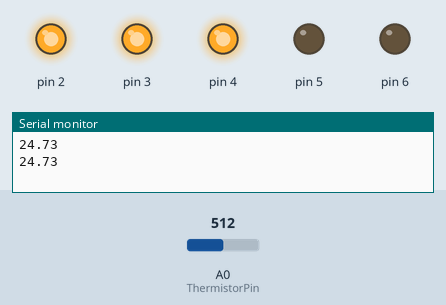
Simulated run of this sketch. Board: Arduino Uno, built with avr-gcc and run on an emulated ATmega328P. Shown: output pins drawn as LEDs (lit = HIGH), the last lines printed to the serial monitor. Inputs (shaded band) come from the test bench; at power-on: A0 (ThermistorPin) = 512.

Above: at 2.8 s.
2.9 s: A0 (ThermistorPin) set to 523
At 5.8 s:
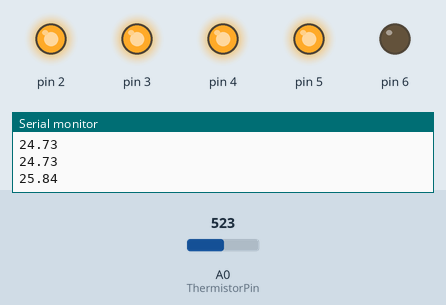
6.5 s: A0 (ThermistorPin) set to 545
10.2 s: A0 (ThermistorPin) set to 576
At 14.2 s:
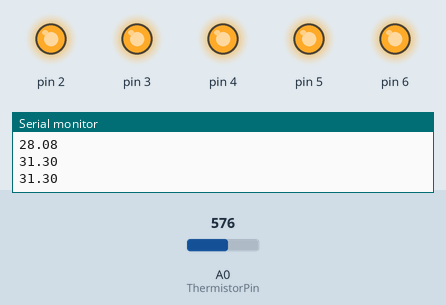
14.5 s: A0 (ThermistorPin) set to 306
At 17.5 s:
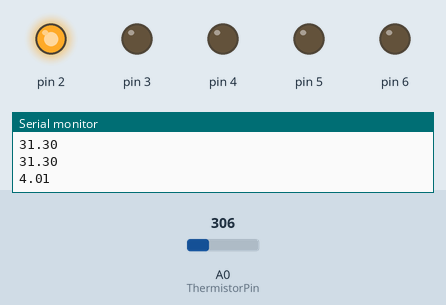
18.5 s: A0 (ThermistorPin) set to 395
22.2 s: A0 (ThermistorPin) set to 429
At 26.1 s:
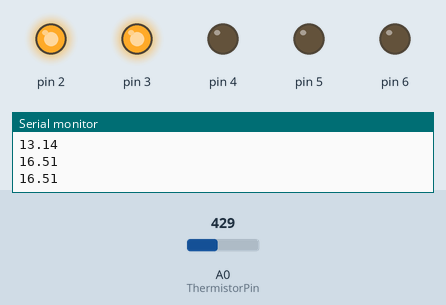
Timing chart, 0 to 27.5 s (numbered marks = the images above; inputs shaded):
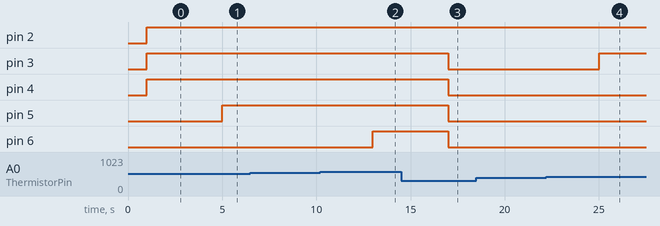

The sketch:

temperatura_leds.ino
```cpp
  unsigned long delayEnvio;
  int ThermistorPin = 0;
  int Vo;
  float R1 = 10000;
  float logR2, R2, T;
  float c1 = 1.009249522e-03, c2 = 2.378405444e-04, c3 = 2.019202697e-07;

void setup() {
  pinMode(2, OUTPUT);
  pinMode(3, OUTPUT);
  pinMode(4, OUTPUT);
  pinMode(5, OUTPUT);
  pinMode(6, OUTPUT);
  Serial.begin(9600);


}

void loop() {

  Vo = analogRead(ThermistorPin);
  R2 = R1 * (1023.0 / (float)Vo - 1.0);
  logR2 = log(R2);
  T = (1.0 / (c1 + c2*logR2 + c3*logR2*logR2*logR2));
  T = T - 273.15;

  Serial.println(T);
  delay(1000);

 if(T<15){
  digitalWrite(2, HIGH);
  digitalWrite(3, LOW);
  digitalWrite(4, LOW);
  digitalWrite(5, LOW);
  digitalWrite(6, LOW);
 }
 else if (T<20){
  digitalWrite(2, HIGH);
  digitalWrite(3, HIGH);
  digitalWrite(4, LOW);
  digitalWrite(5, LOW);
  digitalWrite(6, LOW);
 }
else if (T<25){
  digitalWrite(2, HIGH);
  digitalWrite(3, HIGH);
  digitalWrite(4, HIGH);
  digitalWrite(5, LOW);
  digitalWrite(6, LOW);
 }
else if (T<30){
  digitalWrite(2, HIGH);
  digitalWrite(3, HIGH);
  digitalWrite(4, HIGH);
  digitalWrite(5, HIGH);
  digitalWrite(6, LOW);
}
else{
  digitalWrite(2, HIGH);
  digitalWrite(3, HIGH);
  digitalWrite(4, HIGH);
  digitalWrite(5, HIGH);
  digitalWrite(6, HIGH);
}
delay(1000);
}
```

Measured:
- the behaviour switches between 514 and 515 on A0 (ThermistorPin) (found by bisection; images 0 and 1)
- the behaviour switches between 563 and 564 on A0 (ThermistorPin) (found by bisection; images 1 and 2)
- the behaviour switches between 413 and 414 on A0 (ThermistorPin) (found by bisection; images 3 and 4)
- after the input at 2.9 s, pin 5: LOW → HIGH after 2.1 s
- after the input at 10.2 s, pin 6: LOW → HIGH after 2.8 s
- after the input at 14.5 s, pin 3–6: HIGH → LOW after 2.5 s
- after the input at 22.2 s, pin 3: LOW → HIGH after 2.8 s
